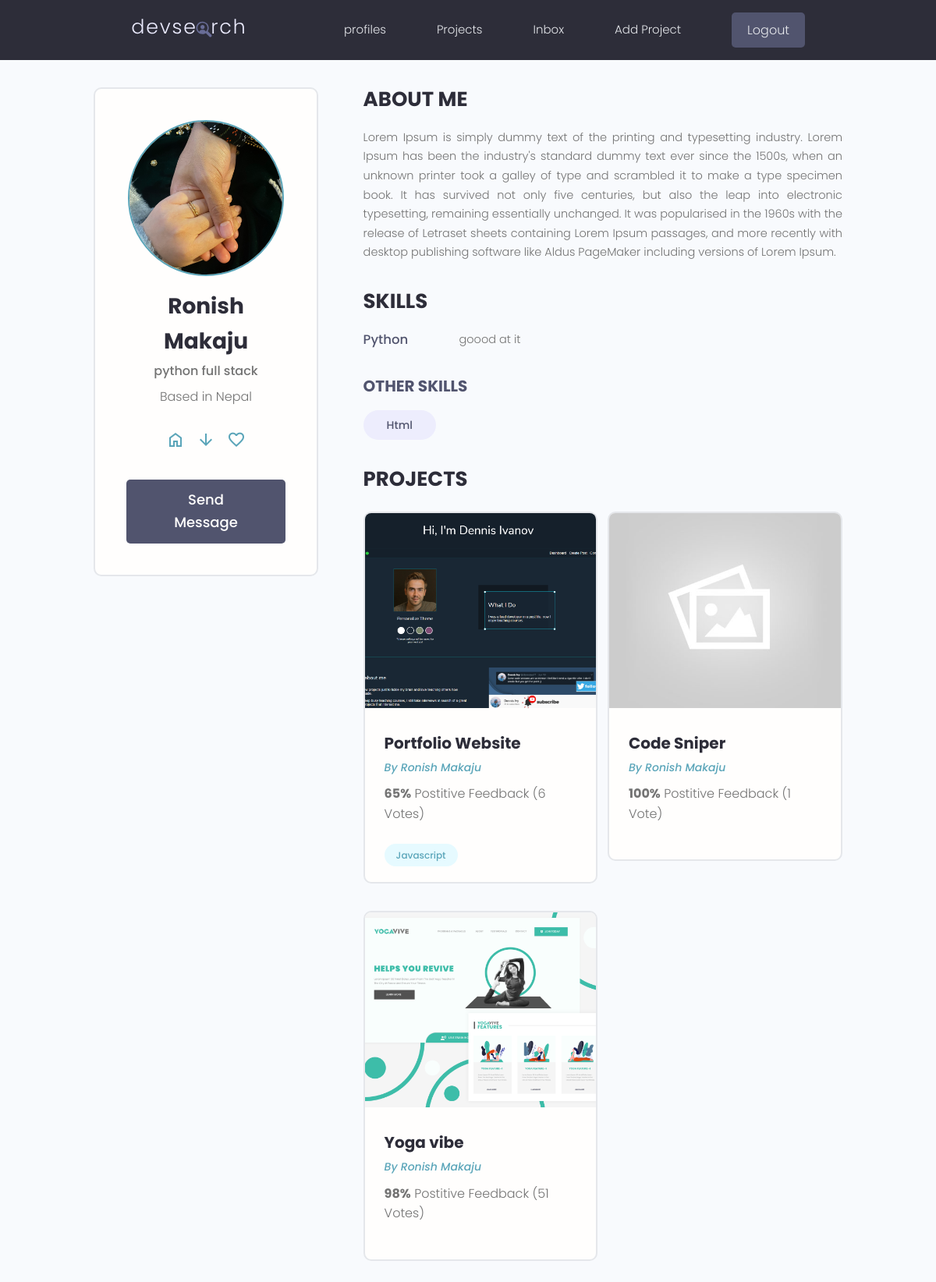
Screenshot of /profile/d9c68324-529a-4ac9-8c6e-8e2db3cfdd05/ (signed in) with the database file from the repository.
### users/models.py (models this page shows, shortened)
class Profile(models.Model):
    user = models.OneToOneField(User, on_delete=models.CASCADE, null=True, blank=True)
    name = models.CharField(max_length=200, blank=True, null=True)
    username = models.CharField(max_length=200, blank=True, null=True)
    location = models.CharField(max_length=200, blank=True, null=True)
    email = models.EmailField(max_length=500, blank=True, null=True)
    short_intro = models.CharField(max_length=200, blank=True, null=True)
    bio = models.TextField(blank=True, null=True)
    profile_image = models.ImageField(
        null=True,
        blank=True,
        upload_to="profiles/",
        default="profiles/user-default.png",
    )
    Social_github = models.CharField(max_length=200, blank=True, null=True)
    Social_twitter = models.CharField(max_length=200, blank=True, null=True)
    Social_linkedin = models.CharField(max_length=200, blank=True, null=True)
    Social_youtube = models.CharField(max_length=200, blank=True, null=True)
    Social_website = models.CharField(max_length=200, blank=True, null=True)
    id = models.UUIDField(
        default=uuid.uuid4, unique=True, primary_key=True, editable=False
    )
    created = models.DateTimeField(auto_now_add=True)

class Skill(models.Model):
    id = models.UUIDField(
        default=uuid.uuid4, unique=True, primary_key=True, editable=False
    )
    owner = models.ForeignKey(Profile, on_delete=models.CASCADE, null=True, blank=True)
    name = models.CharField(max_length=200, blank=True, null=True)
    description = models.TextField(blank=True, null=True)
    created = models.DateTimeField(auto_now_add=True)

### projects/models.py (models this page shows, shortened)
class Project(models.Model):
    owner = models.ForeignKey(Profile, null=True, blank=True, on_delete=models.SET_NULL)
    title = models.CharField(max_length=200)
    description = models.TextField(null=True, blank=True)
    featured_image = models.ImageField(null=True, blank=True, default="default.jpg")
    demo_link = models.CharField(max_length=2000, blank=True, null=True)
    source_link = models.CharField(max_length=2000, null=True, blank=True)
    tags = models.ManyToManyField(
        "Tag", blank=True
    )  # tag class mathi bhako bhaye cotes chai daina
    vote_total = models.IntegerField(default=0, null=True, blank=True)
    vote_ratio = models.IntegerField(default=0, null=True, blank=True)
    created = models.DateTimeField(auto_now_add=True)
    id = models.UUIDField(
        default=uuid.uuid4, unique=True, primary_key=True, editable=False
    )

class Tag(models.Model):
    name = models.CharField(max_length=400)
    created = models.DateTimeField(auto_now_add=True)
    id = models.UUIDField(
        default=uuid.uuid4, unique=True, primary_key=True, editable=False
    )
    def __str__(self):
        return self.name

### users/views.py (the view)
# urls.py: path("profile/<str:pk>/", views.userProfile, name="user-profile"),
def userProfile(request, pk):
    profile = Profile.objects.get(id=pk)
    topSkills = profile.skill_set.exclude(description__exact="")
    otherSkills = profile.skill_set.filter(description="")
    context = {
        "profile": profile,
        "topSkills": topSkills,
        "otherSkills": otherSkills,
    }
    return render(request, "users/user-profile.html", context)

### users/templates/users/user-profile.html (shortened to what this page needs)
{%extends "main.html" %}
{%block content%}
<main class="profile my-md">
    <div class="container">
        <div class="layout">
            <div class="column column--1of3">
                <div class="card text-center">
                    <div class="card__body dev">
                        <img class="avatar avatar--xl" src="{{profile.profile_image.url}}" />
                        <h2 class="dev__name">{{profile.name}}</h2>
                        <p class="dev__title">{{profile.short_intro}}</p>
                        <p class="dev__location">Based in {{profile.location}}</p>
                        <ul class="dev__social">
                            {% if profile.Social_github %}
                            <li>
                                <a title="Github" href="{{profile.Social_github}}" target="_blank"><i
                                        class="material-symbols-outlined">home</i>
                                </a>
                            </li>
                            {%endif%}
                            {% if profile.Social_youtube %}
                            <li>
                                <a title="youtube" href="profile.Social_youtube" target="_blank"><i
                                        class="material-symbols-outlined">arrow_downward</i></a>
                            </li>
                            {%endif%}
                            {% if profile.Social_linkedin %}
                            <li>
                                <a title="LinkedIn" href="profile.{{Social_linkedin}}" target="_blank"><i
                                        class="material-symbols-outlined">favorite</i></a>
                            </li>
                            {%endif%}
                        </ul>
                        <a href="#" class="btn btn--sub btn--lg">Send Message </a>
                    </div>
                </div>
            </div>
            <div class="column column--2of3">
                <div class="devInfo">
                    <h3 class="devInfo__title">About Me</h3>
                    <p class="devInfo__about">
                        {{profile.bio}}
                    </p>
                </div>
                <div class="devInfo">
                    <h3 class="devInfo__title">Skills</h3>
                    <div class="devInfo__skills">
                        {%for skill in topSkills%}
                        <div class="devSkill">
                            <h4 class="devSkill__title">{{skill.name}}</h4>
                            <p class="devSkill__info">
                                {{skill.description}}
                            </p>
                        </div>
                        {%endfor%}
                        <h3 class="devInfo__subtitle">Other Skills</h3>
                        <div class="devInfo__otherSkills">
                            {%for skill in otherSkills|slice:"5"%}
                            <span class="tag tag--pill tag--sub tag--lg">
                                <small>{{skill.name}}</small>
                            </span>
                            {%endfor%}
                        </div>
                    </div>
                </div>
                <div class="devInfo">
                    <h3 class="devInfo__title">Projects</h3>
                    <div class="grid grid--two">
                        {%for project in profile.project_set.all%}
                        <div class="column">
                            <div class="card project">
                                <a href="{%url 'project' project.id%}" class="project">
                                    <img class="project__thumbnail" src="{{project.featured_image.url}}"
                                        alt="project thumbnail" />
                                    <div class="card__body">
                                        <h3 class="project__title">{{project.title}}</h3>
                                        <p><a class="project__author" href="{%url 'user-profile' project.owner.id %}">By
                                                {{project.owner.name}}</a>
                                        </p>
                                        <p class="project--rating">
                                            <span style="font-weight: bold;">{{project.vote_ratio}}%</span> Postitive
                                            Feedback ({{project.vote_total}} Vote{{project.vote_total|pluralize:"s"}})
                                        </p>
                                        <div class="project__tags">
                                            {%for tag in project.tags.all%}
                                            <span class="tag tag--pill tag--main">
                                                <small>{{tag}}</small>
                                            </span>
                                            {%endfor%}
                                        </div>
                                    </div>
                                </a>
                            </div>
                        </div>
                        {%endfor%}
                    </div>
                </div>
            </div>
        </div>
    </div>
</main>
{%endblock %}

### static/styles/app.css (style rules this page uses)
:root { --color-sub: #2d2d39; }
.btn--sub { background-color: var(--color-sub-light); }
.card { border: 2px solid var(--color-light); }
img { width: 100%; }
.profile .card > .dev { padding: 4rem; }
.dev__name { color: var(--color-sub); font-size: 2.8rem; font-weight: 700; margin-top: 1rem; margin-bottom: 0.5rem; }
.dev__title { font-size: 1.6rem; font-weight: 500; line-height: 1.3; }
.dev__location { margin-top: 1rem; }
.dev__social { margin: 3rem 0; list-style: none; display: flex; justify-content: center; gap: 1.5rem; }
.devInfo { margin-bottom: 3rem; }
.devInfo__title, .devInfo__subtitle { font-size: 2.6rem; color: var(--color-sub); text-transform: uppercase; font-weight: 700; margin-bottom: 1.5rem; }
.devInfo__subtitle { font-size: 2rem; color: var(--color-sub-light); }
.devInfo__about, .devSkill__info { font-size: 1.45rem; line-height: 1.7; text-align: justify; }
.devSkill { margin-bottom: 3rem; }
.devSkill__title { font-size: 1.65rem; font-weight: 500; color: var(--color-sub-light); }
@media screen and (min-width: 700px) { .devSkill { display: flex; justify-content: space-between; gap: 3rem; } }
@media screen and (min-width: 700px) { .devSkill__info { flex-basis: 80%; } }
.project__author { font-size: 1.4rem; font-style: italic; }
.project--rating { margin-bottom: 1.6em; margin-top: .5em; }
.project__thumbnail { height: 25rem; object-fit: cover; object-position: top center; }
.project__title { font-size: 2rem; font-weight: 700; color: var(--color-sub); }

### static/uikit/styles/modules/_variables.css (style rules this page uses)
:root { --color-main: #5aa5b9; --color-main-light: #e6faff; --color-sub: #3f4156; --color-sub-light: #51546e; --color-sub-lighter: #ededfd; --color-text: #737373; --color-gray: #8b8b8b; --color-light: #e5e7eb; --color-light-gray: #767676; --color-bg: #f8fafd; --color-white: #fffefd; --color-white-light: #f3f3f3; --color-success: #359e64; --color-success-bg: #def8e8; --color-error: #fc4b0b; --color-error-bg: #fff2ee; --font-base: 'Poppins', arial, helvetica, 'Segoe UI', roboto, ubuntu, sans-serif; --font-monospace: 'Fira Code', 'Courier New', courier, monospace; --font-regular: 300; --font-medium: 500; --font-bold: 700; --generic-shadow: 1px 1px 5px #00000010; --generic-transition: all 0.3s ease-in-out; }

### static/uikit/styles/modules/_base.css (style rules this page uses)
* { margin: 0; padding: 0; box-sizing: border-box; text-rendering: optimizeLegibility; color: inherit; font-size: inherit; }
html { font-size: 50%; }
@media only screen and (min-width: 480px) { html { font-size: 56.25%; } }
@media only screen and (min-width: 1200px) { html { font-size: 62.5%; } }
body { line-height: 1.6; font-weight: 400; font-size: 1.5rem; color: var(--color-text); background-color: var(--color-bg); min-height: 100vh; }

### static/uikit/styles/modules/_typography.css (style rules this page uses)
* { font-family: var(--font-base); }
h2 { font-size: 3.6rem; font-weight: var(--font-bold); }
h3 { font-size: 3.2rem; font-weight: var(--font-medium); }
h4 { font-size: 2.8rem; font-weight: var(--font-medium); }
p, span, strong { font-size: 1.6rem; color: var(--color-text); font-weight: var(--font-regular); }
a { padding-bottom: 2px; text-decoration: none; display: inline-block; color: var(--color-main); font-weight: var(--font-medium); }

### static/uikit/styles/modules/_utilities.css (style rules this page uses)
.container { width: 92%; max-width: 165rem; margin: 0 auto; box-sizing: border-box; }
@media screen and (min-width: 1000px) { .container { width: 90%; } }
@media screen and (min-width: 1200px) { .container { width: 80%; } }
.text-center { text-align: center; }
.my-md { margin: 3rem auto; }

### static/uikit/styles/modules/_avatar.css (style rules this page uses)
.avatar { border-radius: 50%; border: 2px solid var(--color-main); object-fit: cover; }
.avatar--xl { height: 20rem; width: 20rem; }

### static/uikit/styles/modules/_button.css (style rules this page uses)
.btn { display: inline-block; position: relative; cursor: pointer; background-color: var(--color-light); font-weight: var(--font-medium); color: var(--color-sub); text-decoration: none; padding: 1rem 2rem; border-radius: 0.5rem; border: none; width: -webkit-fit-content; width: -moz-fit-content; width: fit-content; height: -webkit-fit-content; height: -moz-fit-content; height: fit-content; font-size: 1.6rem; outline-width: 0; outline-color: transparent; -webkit-backface-visibility: hidden; backface-visibility: hidden; transition: all 0.3s ease-in-out; }
.btn--sub { background-color: var(--color-sub); color: var(--color-white); }
.btn--lg { font-size: 1.8rem; padding: 1.2rem 4.5rem; }

### static/uikit/styles/modules/_card.css (style rules this page uses)
.card { border-radius: 1rem; background-color: var(--color-white); border: 1.5px solid var(--color-light); width: auto; height: auto; margin-top: 0.5rem; margin-bottom: 0.5rem; overflow: hidden; }
.card__body, .card__header { padding: 2rem 2.5rem; }

### rows the page displays
Profile: profile_image (picture), name "Ronish Makaju", short_intro "python full stack", location "Nepal", bio "Lorem Ipsum is simply dummy text of the printing and typesetting industry. Lorem Ipsum has been the industry's standard dummy text ever since the 1500s, when an unknown printer took a galley of type and scrambled it to make a type specimen book. It has survived not only five centuries, but also the leap into electronic typesetting, remaining essentially unchanged. It was popularised in the 1960s with the release of Letraset sheets containing Lorem Ipsum passages, and more recently with desktop publishing software like Aldus PageMaker including versions of Lorem Ipsum."
Skill: name "Python", description "goood at it"
Skill: name "Html"
Project: featured_image (picture), title "Portfolio Website", owner.name "Ronish Makaju", vote_ratio "65", vote_total "6"
Tag: name "Javascript"
Project: featured_image (placeholder picture), title "Code Sniper", owner.name "Ronish Makaju", vote_ratio "100", vote_total "1"
Project: featured_image (picture), title "Yoga vibe", owner.name "Ronish Makaju", vote_ratio "98", vote_total "51"
